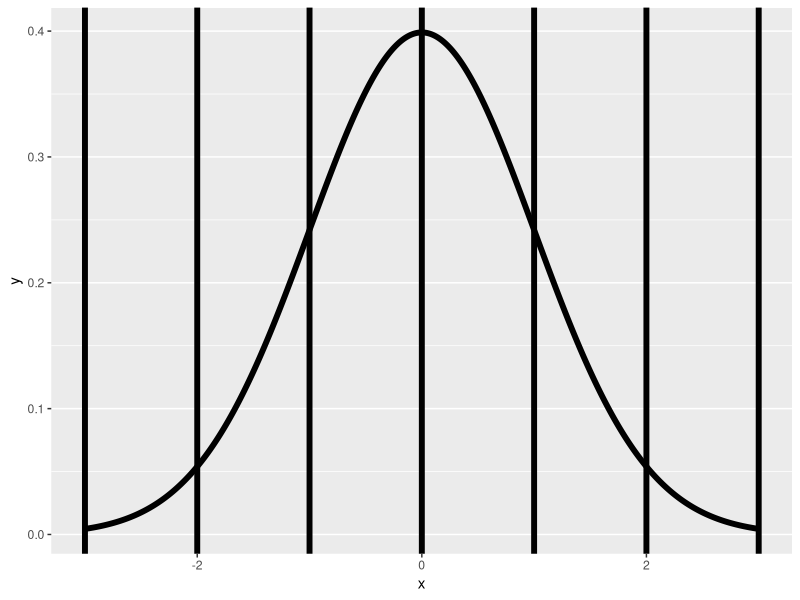

Reproduce this figure in R.
## ---- chunk 1
choose(8, 7) * .5 ^ 8 + choose(8, 8) * .5 ^ 8 
pbinom(6, size = 8, prob = .5, lower.tail = FALSE)
## ---- chunk 2
x <- seq(-3, 3, length = 1000)
library(ggplot2)
g <- ggplot(data.frame(x = x, y = dnorm(x)), 
            aes(x = x, y = y)) + geom_line(size = 2)
g <- g + geom_vline(xintercept = -3 : 3, size = 2)
g
## ---- chunk 3
(93-100)/10
pnorm(-0.7)
# or direct
pnorm(93, 100, 10)
## ---- chunk 4
pnorm(1160, mean = 1020, sd = 50, lower.tail = FALSE)
## ---- chunk 5
x <- (1160 - 1020) / 50
x
pnorm(x, lower.tail = FALSE)
## ---- chunk 6
pnorm(1160, mean = 1020, sd = 50, lower.tail = FALSE)
pnorm(2.8, lower.tail = FALSE)
## ---- chunk 7
qnorm(0.75, mean = 1020, sd = 50)
## ---- chunk 8
qnorm(0.75, mean = 1020, sd = 50)
## ---- chunk 9
ppois(3, lambda = 2.5 * 4)
## ---- chunk 10
pbinom(2, size = 500, prob = .01)
ppois(2, lambda=500 * .01)
